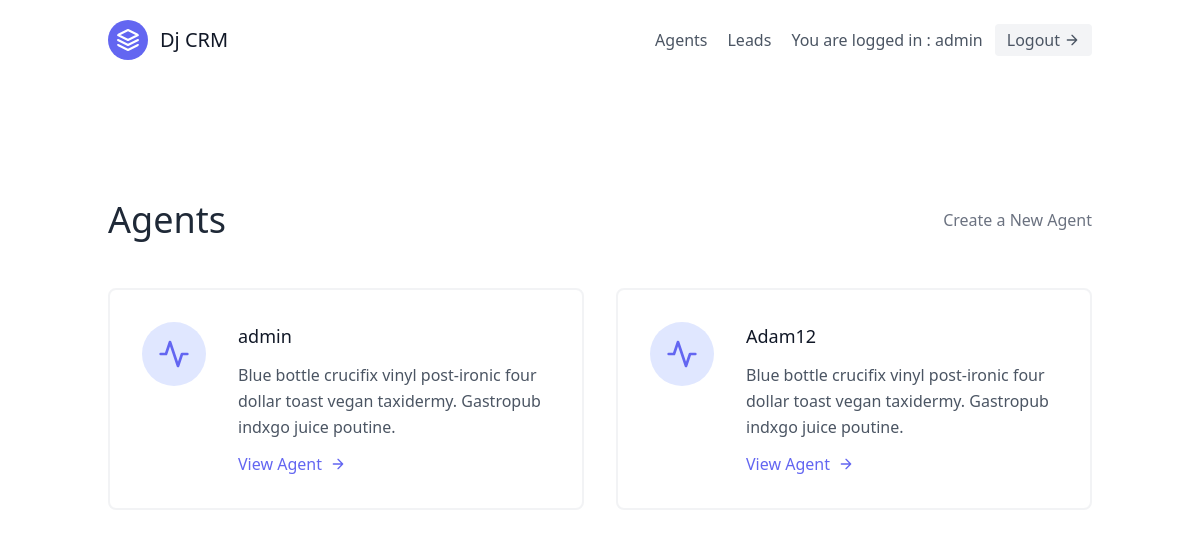
The page /agents/ (signed in) on the database as committed earlier.
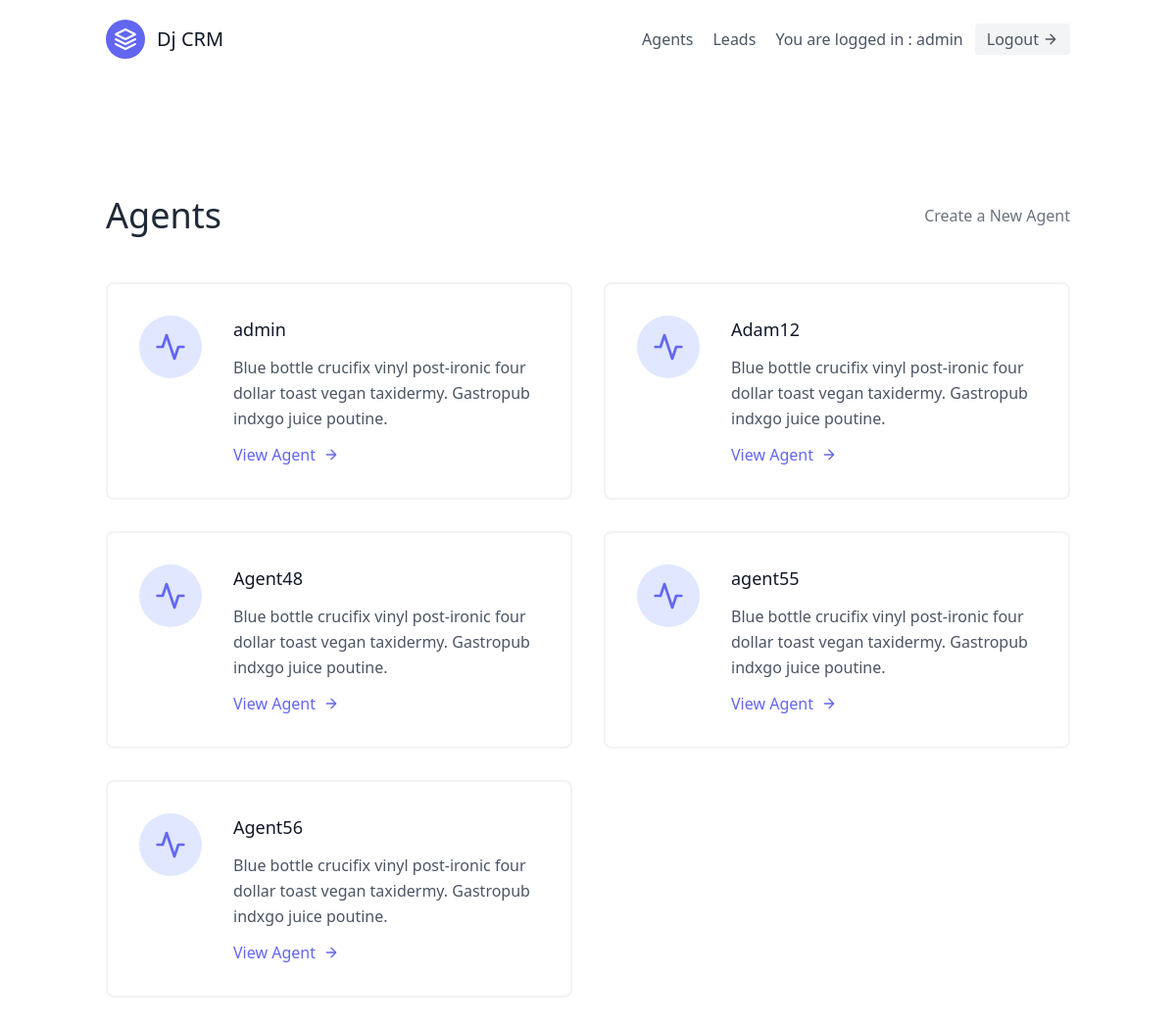
The same page on the database as committed later.
### leads/models.py (models this page shows, shortened)
class User(AbstractUser):
    is_organiser = models.BooleanField(default=True)
    is_agent = models.BooleanField(default=False)

class Agent(models.Model):
    user = models.OneToOneField(User,on_delete=models.CASCADE)
    organisation = models.ForeignKey(UserProfile,null=True,blank=True,on_delete=models.CASCADE)

### agents/views.py (the view)
# urls.py: path('',AgentListView.as_view(),name='agentlist'),
class AgentListView(OrganiserAndLoginRequiredMixin,generic.ListView):
    template_name = "agentlist.html"
    def get_queryset(self):
        organisation = self.request.user.userprofile
        return Agent.objects.filter(organisation=organisation)

### agents/mixins.py (called while the page is built)
    def dispatch(self, request, *args, **kwargs):
        if not request.user.is_authenticated or not request.user.is_organiser:
            return redirect('/leads')
        return super().dispatch(request, *args, **kwargs)

### templates/agentlist.html
{% extends 'base.html' %}
{% block content %}
 <section class="text-gray-600 body-font">
    <div class="container px-5 py-24 mx-auto flex flex-wrap">
        <div class="w-full mb-6 py-6 flex justify-between items-center border-button border-gray-200 ">
            <div>
                <div>
                    <h1 class="text-4xl text-gray-800">Agents</h1>
                </div>
            </div>
            <div>
                <a class="text-gray-500 hover:text-blue-500" href="{% url 'agents:agentcreate' %}">Create a New Agent</a>
            </div>
       </div>
      <div class="flex flex-wrap -m-4">
        {% for agent in object_list %}
        <div class="p-4 lg:w-1/2 md:w-full">
          <div class="flex border-2 rounded-lg border-gray-200 border-opacity-50 p-8 sm:flex-row flex-col">
            <div class="w-16 h-16 sm:mr-8 sm:mb-0 mb-4 inline-flex items-center justify-center rounded-full bg-indigo-100 text-indigo-500 flex-shrink-0">
              <svg fill="none" stroke="currentColor" stroke-linecap="round" stroke-linejoin="round" stroke-width="2" class="w-8 h-8" viewBox="0 0 24 24">
                <path d="M22 12h-4l-3 9L9 3l-3 9H2"></path>
              </svg>
            </div>
            <div class="flex-grow">
              <h2 class="text-gray-900 text-lg title-font font-medium mb-3">{{ agent.user.username }}</h2>
              <p class="leading-relaxed text-base">Blue bottle crucifix vinyl post-ironic four dollar toast vegan taxidermy. Gastropub indxgo juice poutine.</p>
              <a href="/agents/{{agent.pk}}/" class="mt-3 text-indigo-500 inline-flex items-center">View Agent
                <svg fill="none" stroke="currentColor" stroke-linecap="round" stroke-linejoin="round" stroke-width="2" class="w-4 h-4 ml-2" viewBox="0 0 24 24">
                  <path d="M5 12h14M12 5l7 7-7 7"></path>
                </svg>
              </a>
            </div>
          </div>
        </div>
        {% endfor %}
      </div>
    </div>
 </section>
{% endblock content %}

### templates/base.html (shortened to what this page needs)
{% load static %}
<!DOCTYPE html>
<html lang="en">
<head>
    <link href="{% static 'css/styles.css' %}" rel="stylesheet">
    <link href="https://unpkg.com/tailwindcss@^2/dist/tailwind.min.css" rel="stylesheet">
</head>
<body>
    <div class="max-w-7xl mx-auto">
        {% include 'navbar.html' %}
        {% block content %}
        {% endblock content %}
    </div>
</body>
</html>

### templates/navbar.html (shortened to what this page needs)
<header class="text-gray-600 body-font">
  <div class="container mx-auto flex flex-wrap p-5 flex-col md:flex-row items-center">
    <a class="flex title-font font-medium items-center text-gray-900 mb-4 md:mb-0">
      <svg xmlns="http://www.w3.org/2000/svg" fill="none" stroke="currentColor" stroke-linecap="round" stroke-linejoin="round" stroke-width="2" class="w-10 h-10 text-white p-2 bg-indigo-500 rounded-full" viewBox="0 0 24 24">
        <path d="M12 2L2 7l10 5 10-5-10-5zM2 17l10 5 10-5M2 12l10 5 10-5"></path>
      </svg>
      <span class="ml-3 text-xl">Dj CRM </span>
    </a>
    <nav class="md:ml-auto flex flex-wrap items-center text-base justify-center">
    {% if not request.user.is_authenticated %}
      <a href="{% url 'signup' %}"  class="mr-5 hover:text-gray-900">Sign Up</a>
      {% else %}
      {% if request.user.is_organiser %}
      <a href="/agents" class="mr-5 hover:text-gray-900">Agents</a>
      {% endif %}
      <a href="/leads" class="mr-5 hover:text-gray-900">Leads</a>
    {% endif %}
    </nav>
    {% if request.user.is_authenticated %}
      You are logged in : {{ request.user.username }}
      <a href="{% url 'logout' %}" class="ml-3 inline-flex items-center bg-gray-100 border-0 py-1 px-3 focus:outline-none hover:bg-gray-200 rounded text-base mt-4 md:mt-0">
        Logout
      <svg fill="none" stroke="currentColor" stroke-linecap="round" stroke-linejoin="round" stroke-width="2" class="w-4 h-4 ml-1" viewBox="0 0 24 24">
        <path d="M5 12h14M12 5l7 7-7 7"></path>
      </svg>
      </a>
    {% endif %}
  </div>
</header>

Rows that differ between the two databases and show on the page:
added Agent: user.username "Agent48"
added Agent: user.username "agent55"
added Agent: user.username "Agent56"
